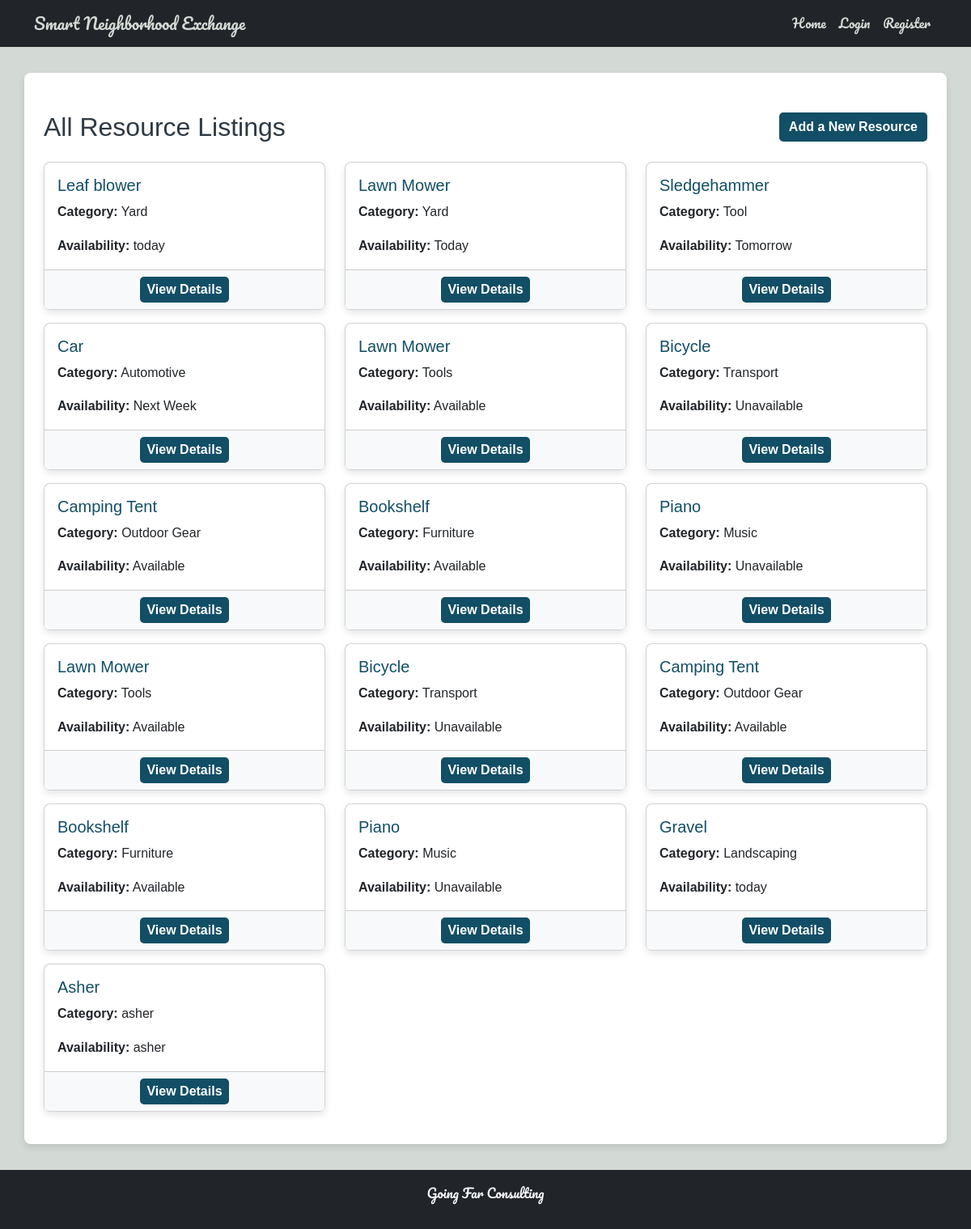
The app's page /resources, older data.
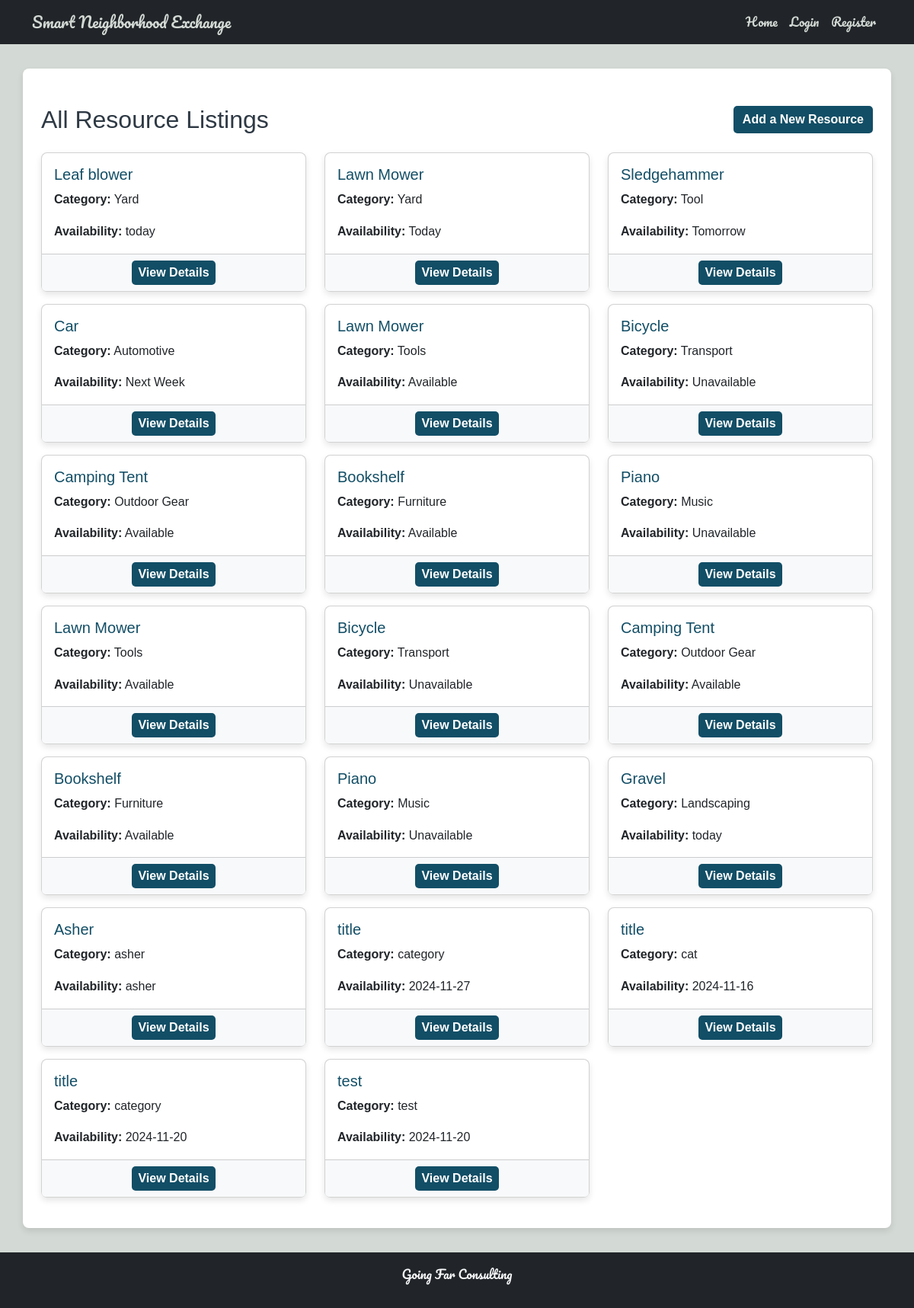
The same page, newer data.
### tables this page shows
CREATE TABLE resources (
            resource_id INTEGER PRIMARY KEY AUTOINCREMENT,
            user_id INTEGER NOT NULL,
            title TEXT NOT NULL,
            description TEXT,
            images TEXT,
            category TEXT,
            availability TEXT,
            date_posted TEXT NOT NULL,
            FOREIGN KEY (user_id) REFERENCES users (id) ON DELETE CASCADE
        );

### app.py (the view)
@app.route('/resources')
def list_resources():
    resources = get_all_resources()
    return render_template('list_resources.html', resources=resources)

### app.py (called while the page is built)
@app.before_request
def initialize_database():
    init_db()

@app.teardown_appcontext
def shutdown_session(exception=None):
    close_db()

### database.py (called while the page is built)
def get_db():
    if 'db' not in g:
        g.db = sqlite3.connect(DATABASE)
        g.db.row_factory = sqlite3.Row
    return g.db

def get_all_resources():
    return get_db().execute("SELECT * FROM resources").fetchall()

### templates/list_resources.html (shortened to what this page needs)
{% extends "base.html" %}
{% block content %}
<div class="container mt-4">
    <div class="d-flex justify-content-between align-items-center mb-4">
        <h2 class="mb-0">All Resource Listings</h2>
        <a href="{{ url_for('new_resource') }}" class="btn btn-primary">Add a New Resource</a>
    </div>
    {% if resources %}
        <div class="row">
            {% for resource in resources %}
                <div class="col-md-4 mb-3">
                    <div class="card h-100">
                        <div class="card-body">
                            <h5 class="card-title">{{ resource.title }}</h5>
                            <p class="card-text"><strong>Category:</strong> {{ resource.category }}</p>
                            <p class="card-text"><strong>Availability:</strong> {{ resource.availability }}</p>
                        </div>
                        <div class="card-footer text-center">
                            <a href="{{ url_for('view_resource', id=resource.resource_id) }}" class="btn btn-info btn-sm">View Details</a>
                        </div>
                    </div>
                </div>
            {% endfor %}
        </div>
    {% else %}
        <p class="text-muted">No resources are available at the moment.</p>
    {% endif %}
</div>
{% endblock %}

### templates/base.html (shortened to what this page needs)
<!DOCTYPE html>
<html lang="en">
<head>
    <link rel="stylesheet" href="https://cdnjs.cloudflare.com/ajax/libs/bootstrap-datepicker/1.9.0/css/bootstrap-datepicker.min.css">
    <link href="https://cdn.jsdelivr.net/npm/bootstrap@5.3.0/dist/css/bootstrap.min.css" rel="stylesheet">
    <link rel="stylesheet" href="{{ url_for('static', filename='style.css') }}">
</head>
<body>
    <header>
        <nav class="navbar navbar-expand-lg navbar-dark bg-dark pacifico-regular">
            <div class="container">
                <a class="navbar-brand" href="{{ url_for('index') }}">Smart Neighborhood Exchange</a>
                <div class="collapse navbar-collapse" id="navbarNav">
                    <ul class="navbar-nav ms-auto">
                        <li class="nav-item">
                            <a class="nav-link" href="{{ url_for('index') }}">Home</a>
                        </li>
                        {% if session.get('user_id') %}
                            <li class="nav-item dropdown">
                                <a class="nav-link dropdown-toggle" href="#" id="navbarDropdown" role="button" data-bs-toggle="dropdown" aria-expanded="false">
                                    Listings
                                </a>
                                <ul class="dropdown-menu dropdown-menu-dark" aria-labelledby="navbarDropdown">
                                    <li><a class="dropdown-item" href="{{ url_for('list_resources') }}">Resources</a></li>
                                    <li><a class="dropdown-item" href="{{ url_for('list_spaces') }}">Community Spaces</a></li>
                                    <li><a class="dropdown-item" href="{{ url_for('list_events') }}">Events</a></li>
                                </ul>
                            </li>
                            <li class="nav-item">
                                <a class="nav-link" href="{{ url_for('inbox') }}">Inbox</a>
                            </li>
                            <li class="nav-item">
                                <a class="nav-link" href="{{ url_for('profile') }}">Profile</a>
                            </li>
                            <li class="nav-item">
                                <a class="nav-link" href="{{ url_for('logout') }}">Logout</a>
                            </li>
                        {% else %}
                            <li class="nav-item">
                                <a class="nav-link" href="{{ url_for('login') }}">Login</a>
                            </li>
                            <li class="nav-item">
                                <a class="nav-link" href="{{ url_for('registration') }}">Register</a>
                            </li>
                        {% endif %}
                    </ul>
                </div>
            </div>
        </nav>
    </header>
    <main class="container py-4">
        {% block content %}{% endblock %}
    </main>
    <footer class="bg-dark text-light text-center py-3 pacifico-regular">
        <p>Going Far Consulting</p>
    </footer>
</body>
</html>

### static/style.css (style rules this page uses)
* { margin: 0; padding: 0; box-sizing: border-box; }
body { font-family: Arial, sans-serif; line-height: 1.6; color: #2E3944; background-color: #D3D9D4; }
.navbar-brand, .nav-link { color: #D3D9D4 !important; }
.pacifico-regular { font-family: "Pacifico", cursive; font-weight: 400; font-style: normal; }
main { max-width: 800px; margin: 2em auto; padding: 1em; background-color: #FFFFFF; border-radius: 8px; box-shadow: 0 4px 8px rgba(0, 0, 0, 0.1); color: #2E3944; }
footer { background-color: #212A31; color: #D3D9D4; padding: 1em 0; }
.card { border-radius: 8px; box-shadow: 0 4px 8px rgba(0, 0, 0, 0.1); }
.card-title { color: #124E66; }
.card-footer { background-color: #f8f9fa; }
button, .btn { font-size: 16px; font-weight: bold; border: none; border-radius: 5px; transition: background-color 0.3s ease, color 0.3s ease; }
.btn-primary, .btn-info { background-color: #124E66; color: #FFFFFF; }

Row changes from the older to the newer data that the page shows:
added resources: title "title", category "category", availability "2024-11-27"
added resources: title "title", category "cat", availability "2024-11-16"
added resources: title "title", category "category", availability "2024-11-20"
added resources: title "test", category "test", availability "2024-11-20"
